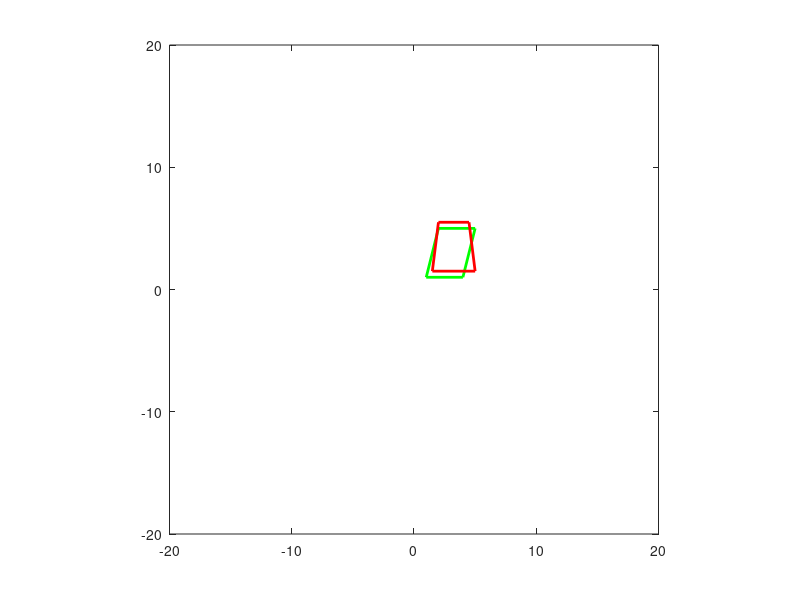

Source code (MATLAB): (Note: this script raises an error after producing the figure.)
clc
clear all

%% Coordinates and plot
% r1_x1=input('enter x1 value of 1st quad ='); r1_y1=input('enter y1 value of 1st quad =');
% r1_x2=input('enter x2 value of 1st quad ='); r1_y2=input('enter y2 value of 1st quad =');
% r1_x3=input('enter x3 value of 1st quad ='); r1_y3=input('enter y3 value of 1st quad =');
% r1_x4=input('enter x4 value of 1st quad ='); r1_y4=input('enter y4 value of 1st quad =');
% 
% r2_x1=input('enter x1 value of 2nd quad ='); r2_y1=input('enter y1 value of 2nd quad =');
% r2_x2=input('enter x2 value of 2nd quad ='); r2_y2=input('enter y2 value of 2nd quad =');
% r2_x3=input('enter x3 value of 2nd quad ='); r2_y3=input('enter y3 value of 2nd quad =');
% r2_x4=input('enter x4 value of 2nd quad ='); r2_y4=input('enter y4 value of 2nd quad =');
r1_x1=1;r1_y1=1;
r1_x2=2;r1_y2=5;
r1_x3=5;r1_y3=5;
r1_x4=4;r1_y4=1;

r2_x1=1.5;r2_y1=1.5;
r2_x2=2;r2_y2=5.5;
r2_x3=4.5;r2_y3=5.5;
r2_x4=5;r2_y4=1.5;

%  r1_x1=3;r1_y1=3;
%  r1_x2=4;r1_y2=8;
%  r1_x3=9;r1_y3=8;
%  r1_x4=6;r1_y4=3;
%  
%  r2_x1=3;r2_y1=3;
%  r2_x2=4;r2_y2=8;
%  r2_x3=9;r2_y3=8;
%  r2_x4=6;r2_y4=3;

plot([r1_x1 r1_x2],[r1_y1 r1_y2],'g','LineWidth',2);
hold on
plot([r1_x2 r1_x3],[r1_y2 r1_y3],'g','LineWidth',2);
hold on
plot([r1_x3 r1_x4],[r1_y3 r1_y4],'g','LineWidth',2);
hold on
plot([r1_x4 r1_x1],[r1_y4 r1_y1],'g','LineWidth',2);
hold on

plot([r2_x1 r2_x2],[r2_y1 r2_y2],'r','LineWidth',2);
hold on
plot([r2_x2 r2_x3],[r2_y2 r2_y3],'r','LineWidth',2);
hold on
plot([r2_x3 r2_x4],[r2_y3 r2_y4],'r','LineWidth',2);
hold on
plot([r2_x4 r2_x1],[r2_y4 r2_y1],'r','LineWidth',2);
hold on

axis('equal')
axis([-20 20 -20 20])

% Intersection points
IntersectionArray_X=[];
IntersectionArray_Y=[];

%% finding the 1st point of quad1 is lying inside the 2nd quadriateral or not
Dummy_X=[];
Dummy_y=[];
x0=21;
y0=r1_y1;
if (r1_x1==r2_x1 && r1_y1==r2_y1) || (r1_x1==r2_x2 && r1_y1==r2_y2)
    IntersectionArray_X(end+1)=r1_x1;
    IntersectionArray_Y(end+1)=r1_y1;
else
    sol=intersection_check(r1_x1,r1_y1,x0,y0,r2_x1,r2_y1,r2_x2,r2_y2);
    if max(r2_x2,r2_x1)>=round(sol(1),2) && round(sol(1),2)>=min(r2_x2,r2_x1) && max(r2_y2,r2_y1)>=round(sol(2),2) && round(sol(2),2)>=min(r2_y2,r2_y1)
        if max(x0,r1_x1)>=round(sol(1),2) && round(sol(1),2)>=min(x0,r1_x1) && max(y0,r1_y1)>=round(sol(2),2) && round(sol(2),2)>=min(y0,r1_y1)
            Dummy_X(end+1)=round(sol(1),2);
            Dummy_y(end+1)=round(sol(2),2);
        end
    end
end

if (r1_x1==r2_x2 && r1_y1==r2_y2) || (r1_x1==r2_x3 && r1_y1==r2_y3)
    IntersectionArray_X(end+1)=r1_x1;
    IntersectionArray_Y(end+1)=r1_y1;
else  
    sol=intersection_check(r1_x1,r1_y1,x0,y0,r2_x2,r2_y2,r2_x3,r2_y3);
    if max(r2_x2,r2_x3)>=round(sol(1),2) && round(sol(1),2)>=min(r2_x2,r2_x3) && max(r2_y2,r2_y3)>=round(sol(2),2) && round(sol(2),2)>=min(r2_y2,r2_y3)
        if max(x0,r1_x1)>=round(sol(1),2) && round(sol(1),2)>=min(x0,r1_x1) && max(y0,r1_y1)>=round(sol(2),2) && round(sol(2),2)>=min(y0,r1_y1)
            Dummy_X(end+1)=round(sol(1),2);
            Dummy_y(end+1)=round(sol(2),2);
        end
    end
end

if (r1_x1==r2_x3 && r1_y1==r2_y3) || (r1_x1==r2_x4 && r1_y1==r2_y4)
    IntersectionArray_X(end+1)=r1_x1;
    IntersectionArray_Y(end+1)=r1_y1;
else  
    sol=intersection_check(r1_x1,r1_y1,x0,y0,r2_x3,r2_y3,r2_x4,r2_y4);
    if max(r2_x4,r2_x3)>=round(sol(1),2) && round(sol(1),2)>=min(r2_x4,r2_x3) && max(r2_y4,r2_y3)>=round(sol(2),2) && round(sol(2),2)>=min(r2_y4,r2_y3)
        if max(x0,r1_x1)>=round(sol(1),2) && round(sol(1),2)>=min(x0,r1_x1) && max(y0,r1_y1)>=round(sol(2),2) && round(sol(2),2)>=min(y0,r1_y1)
            Dummy_X(end+1)=round(sol(1),2);
            Dummy_y(end+1)=round(sol(2),2);
        end
    end
end

if (r1_x1==r2_x4 && r1_y1==r2_y4) || (r1_x1==r2_x1 && r1_y1==r2_y1)
    IntersectionArray_X(end+1)=r1_x1;
    IntersectionArray_Y(end+1)=r1_y1;
else  
    sol=intersection_check(r1_x1,r1_y1,x0,y0,r2_x4,r2_y4,r2_x1,r2_y1);
    if max(r2_x4,r2_x1)>=round(sol(1),2) && round(sol(1),2)>=min(r2_x4,r2_x1) && max(r2_y4,r2_y1)>=round(sol(2),2) && round(sol(2),2)>=min(r2_y4,r2_y1)
        if max(x0,r1_x1)>=round(sol(1),2) && round(sol(1),2)>=min(x0,r1_x1) && max(y0,r1_y1)>=round(sol(2),2) && round(sol(2),2)>=min(y0,r1_y1)
            Dummy_X(end+1)=round(sol(1),2);
            Dummy_y(end+1)=round(sol(2),2);
        end
    end
end

% Remove the repeatation of intersection points from dummay
for i=1:length(Dummy_X)-1
    for j=i+1:length(Dummy_X)
        if Dummy_X(i)==Dummy_X(j) && Dummy_y(i)==Dummy_y(j)
            Dummy_X(j)=Inf;
            Dummy_y(j)=Inf;
        end
    end
end
Dummy_X1=[];
Dummy_y1=[];
for i=1:length(Dummy_X)
    if Dummy_X(i) ~= Inf
        Dummy_X1(end+1)=Dummy_X(i);
        Dummy_y1(end+1)=Dummy_y(i);
    end
end
if rem(length(Dummy_X1),2)~=0
    IntersectionArray_X(end+1)=r1_x1;
    IntersectionArray_Y(end+1)=r1_y1;
    plot(r1_x1,r1_y1,'r*','MarkerSize',3);
    hold on
end

%% Finding intersection of 1st line of 1st Quat with 2nd Quad
if (r1_x1==r2_x1 && r1_y1==r2_y1) || (r1_x1==r2_x2 && r1_y1==r2_y2)
    IntersectionArray_X(end+1)=r1_x1;
    IntersectionArray_Y(end+1)=r1_y1;    
elseif (r1_x2==r2_x1 && r1_y2==r2_y1) || (r1_x2==r2_x2 && r1_y2==r2_y2)
    IntersectionArray_X(end+1)=r1_x2;
    IntersectionArray_Y(end+1)=r1_y2;
else
    sol=intersection_check(r1_x1,r1_y1,r1_x2,r1_y2,r2_x1,r2_y1,r2_x2,r2_y2);
    if max(r2_x2,r2_x1)>=round(sol(1),2) && round(sol(1),2)>=min(r2_x2,r2_x1) && max(r2_y2,r2_y1)>=round(sol(2),2) && round(sol(2),2)>=min(r2_y2,r2_y1)
        if max(r1_x2,r1_x1)>=round(sol(1),2) && round(sol(1),2)>=min(r1_x2,r1_x1) && max(r1_y2,r1_y1)>=round(sol(2),2) && round(sol(2),2)>=min(r1_y2,r1_y1)
            IntersectionArray_X(end+1)=round(sol(1),2);
            IntersectionArray_Y(end+1)=round(sol(2),2);
            plot(round(sol(1),2),round(sol(2),2),'r*','MarkerSize',3);
            hold on
        end
    end
end

if (r1_x1==r2_x2 && r1_y1==r2_y2) || (r1_x1==r2_x3 && r1_y1==r2_y3)
    IntersectionArray_X(end+1)=r1_x1;
    IntersectionArray_Y(end+1)=r1_y1;    
elseif (r1_x2==r2_x2 && r1_y2==r2_y2) || (r1_x2==r2_x3 && r1_y2==r2_y3)
    IntersectionArray_X(end+1)=r1_x2;
    IntersectionArray_Y(end+1)=r1_y2;
else
    sol=intersection_check(r1_x1,r1_y1,r1_x2,r1_y2,r2_x2,r2_y2,r2_x3,r2_y3);
    if max(r2_x2,r2_x3)>=round(sol(1),2) && round(sol(1),2)>=min(r2_x2,r2_x3) && max(r2_y2,r2_y3)>=round(sol(2),2) && round(sol(2),2)>=min(r2_y2,r2_y3)
        if max(r1_x2,r1_x1)>=round(sol(1),2) && round(sol(1),2)>=min(r1_x2,r1_x1) && max(r1_y2,r1_y1)>=round(sol(2),2) && round(sol(2),2)>=min(r1_y2,r1_y1)
            IntersectionArray_X(end+1)=round(sol(1),2);
            IntersectionArray_Y(end+1)=round(sol(2),2);
            plot(round(sol(1),2),round(sol(2),2),'r*','MarkerSize',3);
            hold on
        end
    end
end

if (r1_x1==r2_x3 && r1_y1==r2_y3) || (r1_x1==r2_x4 && r1_y1==r2_y4)
    IntersectionArray_X(end+1)=r1_x1;
    IntersectionArray_Y(end+1)=r1_y1;    
elseif (r1_x2==r2_x3 && r1_y2==r2_y3) || (r1_x2==r2_x4 && r1_y2==r2_y4)
    IntersectionArray_X(end+1)=r1_x2;
    IntersectionArray_Y(end+1)=r1_y2;
else
    sol=intersection_check(r1_x1,r1_y1,r1_x2,r1_y2,r2_x3,r2_y3,r2_x4,r2_y4);
    if max(r2_x4,r2_x3)>=round(sol(1),2) && round(sol(1),2)>=min(r2_x4,r2_x3) && max(r2_y4,r2_y3)>=round(sol(2),2) && round(sol(2),2)>=min(r2_y4,r2_y3)
        if max(r1_x2,r1_x1)>=round(sol(1),2) && round(sol(1),2)>=min(r1_x2,r1_x1) && max(r1_y2,r1_y1)>=round(sol(2),2) && round(sol(2),2)>=min(r1_y2,r1_y1)
            IntersectionArray_X(end+1)=round(sol(1),2);
            IntersectionArray_Y(end+1)=round(sol(2),2);
            plot(round(sol(1),2),round(sol(2),2),'r*','MarkerSize',3);
            hold on
        end
    end
end

if (r1_x1==r2_x4 && r1_y1==r2_y4) || (r1_x1==r2_x1 && r1_y1==r2_y1)
    IntersectionArray_X(end+1)=r1_x1;
    IntersectionArray_Y(end+1)=r1_y1;    
elseif (r1_x2==r2_x4 && r1_y2==r2_y4) || (r1_x2==r2_x1 && r1_y2==r2_y1)
    IntersectionArray_X(end+1)=r1_x2;
    IntersectionArray_Y(end+1)=r1_y2;
else
    sol=intersection_check(r1_x1,r1_y1,r1_x2,r1_y2,r2_x4,r2_y4,r2_x1,r2_y1);
    if max(r2_x4,r2_x1)>=round(sol(1),2) && round(sol(1),2)>=min(r2_x4,r2_x1) && max(r2_y4,r2_y1)>=round(sol(2),2) && round(sol(2),2)>=min(r2_y4,r2_y1)
        if max(r1_x2,r1_x1)>=round(sol(1),2) && round(sol(1),2)>=min(r1_x2,r1_x1) && max(r1_y2,r1_y1)>=round(sol(2),2) && round(sol(2),2)>=min(r1_y2,r1_y1)
            IntersectionArray_X(end+1)=round(sol(1),2);
            IntersectionArray_Y(end+1)=round(sol(2),2);
            plot(round(sol(1),2),round(sol(2),2),'r*','MarkerSize',3);
            hold on
        end
    end
end

%% finding the 2nd point of quad1 is lying inside the 2nd quadriateral or not
Dummy_X=[];
Dummy_y=[];
x0=21;
y0=r1_y2;

if (r1_x2==r2_x1 && r1_y2==r2_y1) || (r1_x2==r2_x2 && r1_y2==r2_y2)
    IntersectionArray_X(end+1)=r1_x2;
    IntersectionArray_Y(end+1)=r1_y2;
else  
    sol=intersection_check(r1_x2,r1_y2,x0,y0,r2_x1,r2_y1,r2_x2,r2_y2);
    if max(r2_x2,r2_x1)>=round(sol(1),2) && round(sol(1),2)>=min(r2_x2,r2_x1) && max(r2_y2,r2_y1)>=round(sol(2),2) && round(sol(2),2)>=min(r2_y2,r2_y1)
        if max(x0,r1_x2)>=round(sol(1),2) && round(sol(1),2)>=min(x0,r1_x2) && max(y0,r1_y2)>=round(sol(2),2) && round(sol(2),2)>=min(y0,r1_y2)
            Dummy_X(end+1)=round(sol(1),2);
            Dummy_y(end+1)=round(sol(2),2);
        end
    end
end

if (r1_x2==r2_x2 && r1_y2==r2_y2) || (r1_x2==r2_x3 && r1_y2==r2_y3)
    IntersectionArray_X(end+1)=r1_x2;
    IntersectionArray_Y(end+1)=r1_y2;
else  
    sol=intersection_check(r1_x2,r1_y2,x0,y0,r2_x2,r2_y2,r2_x3,r2_y3);
    if max(r2_x2,r2_x3)>=round(sol(1),2) && round(sol(1),2)>=min(r2_x2,r2_x3) && max(r2_y2,r2_y3)>=round(sol(2),2) && round(sol(2),2)>=min(r2_y2,r2_y3)
        if max(x0,r1_x2)>=round(sol(1),2) && round(sol(1),2)>=min(x0,r1_x2) && max(y0,r1_y2)>=round(sol(2),2) && round(sol(2),2)>=min(y0,r1_y2)
            Dummy_X(end+1)=round(sol(1),2);
            Dummy_y(end+1)=round(sol(2),2);
        end
    end
end

if (r1_x2==r2_x3 && r1_y2==r2_y3) || (r1_x2==r2_x4 && r1_y2==r2_y4)
    IntersectionArray_X(end+1)=r1_x2;
    IntersectionArray_Y(end+1)=r1_y2;
else  
    sol=intersection_check(r1_x2,r1_y2,x0,y0,r2_x3,r2_y3,r2_x4,r2_y4);
    if max(r2_x4,r2_x3)>=round(sol(1),2) && round(sol(1),2)>=min(r2_x4,r2_x3) && max(r2_y4,r2_y3)>=round(sol(2),2) && round(sol(2),2)>=min(r2_y4,r2_y3)
        if max(x0,r1_x2)>=round(sol(1),2) && round(sol(1),2)>=min(x0,r1_x2) && max(y0,r1_y2)>=round(sol(2),2) && round(sol(2),2)>=min(y0,r1_y2)
            Dummy_X(end+1)=round(sol(1),2);
            Dummy_y(end+1)=round(sol(2),2);
        end
    end
end

if (r1_x2==r2_x4 && r1_y2==r2_y4) || (r1_x2==r2_x1 && r1_y2==r2_y1)
    IntersectionArray_X(end+1)=r1_x2;
    IntersectionArray_Y(end+1)=r1_y2;
else 
    sol=intersection_check(r1_x2,r1_y2,x0,y0,r2_x4,r2_y4,r2_x1,r2_y1);
    if max(r2_x4,r2_x1)>=round(sol(1),2) && round(sol(1),2)>=min(r2_x4,r2_x1) && max(r2_y4,r2_y1)>=round(sol(2),2) && round(sol(2),2)>=min(r2_y4,r2_y1)
        if max(x0,r1_x2)>=round(sol(1),2) && round(sol(1),2)>=min(x0,r1_x2) && max(y0,r1_y2)>=round(sol(2),2) && round(sol(2),2)>=min(y0,r1_y2)
            Dummy_X(end+1)=round(sol(1),2);
            Dummy_y(end+1)=round(sol(2),2);
        end
    end
end

% Remove the repeatation of intersection points from dummay
for i=1:length(Dummy_X)-1
    for j=i+1:length(Dummy_X)
        if Dummy_X(i)==Dummy_X(j) && Dummy_y(i)==Dummy_y(j)
            Dummy_X(j)=Inf;
            Dummy_y(j)=Inf;
        end
    end
end
Dummy_X1=[];
Dummy_y1=[];
for i=1:length(Dummy_X)
    if Dummy_X(i) ~= Inf
        Dummy_X1(end+1)=Dummy_X(i);
        Dummy_y1(end+1)=Dummy_y(i);
    end
end
if rem(length(Dummy_X1),2)~=0
    IntersectionArray_X(end+1)=r1_x2;
    IntersectionArray_Y(end+1)=r1_y2;
    plot(r1_x2,r1_y2,'r*','MarkerSize',3);
    hold on
end

%% Finding intersection of 2nd line of 1st Quat with 2nd Quad
if (r1_x2==r2_x1 && r1_y2==r2_y1) || (r1_x2==r2_x2 && r1_y2==r2_y2)
    IntersectionArray_X(end+1)=r1_x2;
    IntersectionArray_Y(end+1)=r1_y2;    
elseif (r1_x3==r2_x1 && r1_y3==r2_y1) || (r1_x3==r2_x2 && r1_y3==r2_y2)
    IntersectionArray_X(end+1)=r1_x3;
    IntersectionArray_Y(end+1)=r1_y3;
else
    sol=intersection_check(r1_x2,r1_y2,r1_x3,r1_y3,r2_x1,r2_y1,r2_x2,r2_y2);
    if max(r2_x2,r2_x1)>=round(sol(1),2) && round(sol(1),2)>=min(r2_x2,r2_x1) && max(r2_y2,r2_y1)>=round(sol(2),2) && round(sol(2),2)>=min(r2_y2,r2_y1)
        if max(r1_x3,r1_x2)>=round(sol(1),2) && round(sol(1),2)>=min(r1_x3,r1_x2) && max(r1_y3,r1_y2)>=round(sol(2),2) && round(sol(2),2)>=min(r1_y3,r1_y2)
            IntersectionArray_X(end+1)=round(sol(1),2);
            IntersectionArray_Y(end+1)=round(sol(2),2);
            plot(round(sol(1),2),round(sol(2),2),'r*','MarkerSize',3);
            hold on
        end
    end
end

if (r1_x2==r2_x2 && r1_y2==r2_y2) || (r1_x2==r2_x3 && r1_y2==r2_y3)
    IntersectionArray_X(end+1)=r1_x2;
    IntersectionArray_Y(end+1)=r1_y2;    
elseif (r1_x3==r2_x2 && r1_y3==r2_y2) || (r1_x3==r2_x3 && r1_y3==r2_y3)
    IntersectionArray_X(end+1)=r1_x3;
    IntersectionArray_Y(end+1)=r1_y3;
else
    sol=intersection_check(r1_x2,r1_y2,r1_x3,r1_y3,r2_x2,r2_y2,r2_x3,r2_y3);
    if max(r2_x2,r2_x3)>=round(sol(1),2) && round(sol(1),2)>=min(r2_x2,r2_x3) && max(r2_y2,r2_y3)>=round(sol(2),2) && round(sol(2),2)>=min(r2_y2,r2_y3)
        if max(r1_x3,r1_x2)>=round(sol(1),2) && round(sol(1),2)>=min(r1_x3,r1_x2) && max(r1_y3,r1_y2)>=round(sol(2),2) && round(sol(2),2)>=min(r1_y3,r1_y2)
            IntersectionArray_X(end+1)=round(sol(1),2);
            IntersectionArray_Y(end+1)=round(sol(2),2);
            plot(round(sol(1),2),round(sol(2),2),'r*','MarkerSize',3);
            hold on
        end
    end
end

if (r1_x2==r2_x3 && r1_y2==r2_y3) || (r1_x2==r2_x4 && r1_y2==r2_y4)
    IntersectionArray_X(end+1)=r1_x2;
    IntersectionArray_Y(end+1)=r1_y2;    
elseif (r1_x3==r2_x3 && r1_y3==r2_y3) || (r1_x3==r2_x4 && r1_y3==r2_y4)
    IntersectionArray_X(end+1)=r1_x3;
    IntersectionArray_Y(end+1)=r1_y3;
else
    sol=intersection_check(r1_x2,r1_y2,r1_x3,r1_y3,r2_x3,r2_y3,r2_x4,r2_y4);
    if max(r2_x4,r2_x3)>=round(sol(1),2) && round(sol(1),2)>=min(r2_x4,r2_x3) && max(r2_y4,r2_y3)>=round(sol(2),2) && round(sol(2),2)>=min(r2_y4,r2_y3)
        if max(r1_x3,r1_x2)>=round(sol(1),2) && round(sol(1),2)>=min(r1_x3,r1_x2) && max(r1_y3,r1_y2)>=round(sol(2),2) && round(sol(2),2)>=min(r1_y3,r1_y2)
            IntersectionArray_X(end+1)=round(sol(1),2);
            IntersectionArray_Y(end+1)=round(sol(2),2);
            plot(round(sol(1),2),round(sol(2),2),'r*','MarkerSize',3);
            hold on
        end
    end
end

if (r1_x2==r2_x4 && r1_y2==r2_y4) || (r1_x2==r2_x1 && r1_y2==r2_y1)
    IntersectionArray_X(end+1)=r1_x2;
    IntersectionArray_Y(end+1)=r1_y2;    
elseif (r1_x3==r2_x4 && r1_y3==r2_y4) || (r1_x3==r2_x1 && r1_y3==r2_y1)
    IntersectionArray_X(end+1)=r1_x3;
    IntersectionArray_Y(end+1)=r1_y3;
else
    sol=intersection_check(r1_x2,r1_y2,r1_x3,r1_y3,r2_x4,r2_y4,r2_x1,r2_y1);
    if max(r2_x4,r2_x1)>=round(sol(1),2) && round(sol(1),2)>=min(r2_x4,r2_x1) && max(r2_y4,r2_y1)>=round(sol(2),2) && round(sol(2),2)>=min(r2_y4,r2_y1)
        if max(r1_x3,r1_x2)>=round(sol(1),2) && round(sol(1),2)>=min(r1_x3,r1_x2) && max(r1_y3,r1_y2)>=round(sol(2),2) && round(sol(2),2)>=min(r1_y3,r1_y2)
            IntersectionArray_X(end+1)=round(sol(1),2);
            IntersectionArray_Y(end+1)=round(sol(2),2);
            plot(round(sol(1),2),round(sol(2),2),'r*','MarkerSize',3);
            hold on
        end
    end
end

%% finding the 3rd point of quad1 is lying inside the 2nd quadriateral or not
Dummy_X=[];
Dummy_y=[];
x0=21;
y0=r1_y3;

if (r1_x3==r2_x1 && r1_y3==r2_y1) || (r1_x3==r2_x2 && r1_y3==r2_y2)
    IntersectionArray_X(end+1)=r1_x3;
    IntersectionArray_Y(end+1)=r1_y3;
else 
    sol=intersection_check(r1_x3,r1_y3,x0,y0,r2_x1,r2_y1,r2_x2,r2_y2);
    if max(r2_x2,r2_x1)>=round(sol(1),2) && round(sol(1),2)>=min(r2_x2,r2_x1) && max(r2_y2,r2_y1)>=round(sol(2),2) && round(sol(2),2)>=min(r2_y2,r2_y1)
        if max(x0,r1_x3)>=round(sol(1),2) && round(sol(1),2)>=min(x0,r1_x3) && max(y0,r1_y3)>=round(sol(2),2) && round(sol(2),2)>=min(y0,r1_y3)
            Dummy_X(end+1)=round(sol(1),2);
            Dummy_y(end+1)=round(sol(2),2);
        end
    end
end

if (r1_x3==r2_x2 && r1_y3==r2_y2) || (r1_x3==r2_x3 && r1_y3==r2_y3)
    IntersectionArray_X(end+1)=r1_x3;
    IntersectionArray_Y(end+1)=r1_y3;
else 
    sol=intersection_check(r1_x3,r1_y3,x0,y0,r2_x2,r2_y2,r2_x3,r2_y3);
    if max(r2_x2,r2_x3)>=round(sol(1),2) && round(sol(1),2)>=min(r2_x2,r2_x3) && max(r2_y2,r2_y3)>=round(sol(2),2) && round(sol(2),2)>=min(r2_y2,r2_y3)
        if max(x0,r1_x3)>=round(sol(1),2) && round(sol(1),2)>=min(x0,r1_x3) && max(y0,r1_y3)>=round(sol(2),2) && round(sol(2),2)>=min(y0,r1_y3)
            Dummy_X(end+1)=round(sol(1),2);
            Dummy_y(end+1)=round(sol(2),2);
        end
    end
end

if (r1_x3==r2_x3 && r1_y3==r2_y3) || (r1_x3==r2_x4 && r1_y3==r2_y4)
    IntersectionArray_X(end+1)=r1_x3;
    IntersectionArray_Y(end+1)=r1_y3;
else 
    sol=intersection_check(r1_x3,r1_y3,x0,y0,r2_x3,r2_y3,r2_x4,r2_y4);
    if max(r2_x4,r2_x3)>=round(sol(1),2) && round(sol(1),2)>=min(r2_x4,r2_x3) && max(r2_y4,r2_y3)>=round(sol(2),2) && round(sol(2),2)>=min(r2_y4,r2_y3)
        if max(x0,r1_x3)>=round(sol(1),2) && round(sol(1),2)>=min(x0,r1_x3) && max(y0,r1_y3)>=round(sol(2),2) && round(sol(2),2)>=min(y0,r1_y3)
            Dummy_X(end+1)=round(sol(1),2);
            Dummy_y(end+1)=round(sol(2),2);
        end
    end
end

if (r1_x3==r2_x4 && r1_y3==r2_y4) || (r1_x3==r2_x1 && r1_y3==r2_y1)
    IntersectionArray_X(end+1)=r1_x3;
    IntersectionArray_Y(end+1)=r1_y3;
else 
    sol=intersection_check(r1_x3,r1_y3,x0,y0,r2_x4,r2_y4,r2_x1,r2_y1);
    if max(r2_x4,r2_x1)>=round(sol(1),2) && round(sol(1),2)>=min(r2_x4,r2_x1) && max(r2_y4,r2_y1)>=round(sol(2),2) && round(sol(2),2)>=min(r2_y4,r2_y1)
        if max(x0,r1_x3)>=round(sol(1),2) && round(sol(1),2)>=min(x0,r1_x3) && max(y0,r1_y3)>=round(sol(2),2) && round(sol(2),2)>=min(y0,r1_y3)
            Dummy_X(end+1)=round(sol(1),2);
            Dummy_y(end+1)=round(sol(2),2);
        end
    end
end

% Remove the repeatation of intersection points from dummay
for i=1:length(Dummy_X)-1
    for j=i+1:length(Dummy_X)
        if Dummy_X(i)==Dummy_X(j) && Dummy_y(i)==Dummy_y(j)
            Dummy_X(j)=Inf;
            Dummy_y(j)=Inf;
        end
    end
end
Dummy_X1=[];
Dummy_y1=[];
for i=1:length(Dummy_X)
    if Dummy_X(i) ~= Inf
        Dummy_X1(end+1)=Dummy_X(i);
        Dummy_y1(end+1)=Dummy_y(i);
    end
end
if rem(length(Dummy_X1),2)~=0
    IntersectionArray_X(end+1)=r1_x3;
    IntersectionArray_Y(end+1)=r1_y3;
    plot(r1_x3,r1_y3,'r*','MarkerSize',3);
    hold on
end

%% Finding intersection of 3rd line of 1st Quat with 2nd Quad
if (r1_x3==r2_x1 && r1_y3==r2_y1) || (r1_x3==r2_x2 && r1_y3==r2_y2)
    IntersectionArray_X(end+1)=r1_x3;
    IntersectionArray_Y(end+1)=r1_y3;    
elseif (r1_x4==r2_x1 && r1_y4==r2_y1) || (r1_x4==r2_x2 && r1_y4==r2_y2)
    IntersectionArray_X(end+1)=r1_x4;
    IntersectionArray_Y(end+1)=r1_y4;
else
    sol=intersection_check(r1_x3,r1_y3,r1_x4,r1_y4,r2_x1,r2_y1,r2_x2,r2_y2);
    if max(r2_x2,r2_x1)>=round(sol(1),2) && round(sol(1),2)>=min(r2_x2,r2_x1) && max(r2_y2,r2_y1)>=round(sol(2),2) && round(sol(2),2)>=min(r2_y2,r2_y1)
        if max(r1_x4,r1_x3)>=round(sol(1),2) && round(sol(1),2)>=min(r1_x4,r1_x3) && max(r1_y4,r1_y3)>=round(sol(2),2) && round(sol(2),2)>=min(r1_y4,r1_y3)
            IntersectionArray_X(end+1)=round(sol(1),2);
            IntersectionArray_Y(end+1)=round(sol(2),2);
            plot(round(sol(1),2),round(sol(2),2),'r*','MarkerSize',3);
            hold on
        end
    end
end

if (r1_x3==r2_x2 && r1_y3==r2_y2) || (r1_x3==r2_x3 && r1_y3==r2_y3)
    IntersectionArray_X(end+1)=r1_x3;
    IntersectionArray_Y(end+1)=r1_y3;    
elseif (r1_x4==r2_x2 && r1_y4==r2_y2) || (r1_x4==r2_x3 && r1_y4==r2_y3)
    IntersectionArray_X(end+1)=r1_x4;
    IntersectionArray_Y(end+1)=r1_y4;
else
    sol=intersection_check(r1_x3,r1_y3,r1_x4,r1_y4,r2_x2,r2_y2,r2_x3,r2_y3);
    if max(r2_x2,r2_x3)>=round(sol(1),2) && round(sol(1),2)>=min(r2_x2,r2_x3) && max(r2_y2,r2_y3)>=round(sol(2),2) && round(sol(2),2)>=min(r2_y2,r2_y3)
        if max(r1_x4,r1_x3)>=round(sol(1),2) && round(sol(1),2)>=min(r1_x4,r1_x3) && max(r1_y4,r1_y3)>=round(sol(2),2) && round(sol(2),2)>=min(r1_y4,r1_y3)
            IntersectionArray_X(end+1)=round(sol(1),2);
            IntersectionArray_Y(end+1)=round(sol(2),2);
            plot(round(sol(1),2),round(sol(2),2),'r*','MarkerSize',3);
            hold on
        end
    end
end

if (r1_x3==r2_x3 && r1_y3==r2_y3) || (r1_x3==r2_x4 && r1_y3==r2_y4)
    IntersectionArray_X(end+1)=r1_x3;
    IntersectionArray_Y(end+1)=r1_y3;    
elseif (r1_x4==r2_x3 && r1_y4==r2_y3) || (r1_x4==r2_x4 && r1_y4==r2_y4)
    IntersectionArray_X(end+1)=r1_x4;
    IntersectionArray_Y(end+1)=r1_y4;
else
    sol=intersection_check(r1_x3,r1_y3,r1_x4,r1_y4,r2_x3,r2_y3,r2_x4,r2_y4);
    if max(r2_x4,r2_x3)>=round(sol(1),2) && round(sol(1),2)>=min(r2_x4,r2_x3) && max(r2_y4,r2_y3)>=round(sol(2),2) && round(sol(2),2)>=min(r2_y4,r2_y3)
        if max(r1_x4,r1_x3)>=round(sol(1),2) && round(sol(1),2)>=min(r1_x4,r1_x3) && max(r1_y4,r1_y3)>=round(sol(2),2) && round(sol(2),2)>=min(r1_y4,r1_y3)
            IntersectionArray_X(end+1)=round(sol(1),2);
            IntersectionArray_Y(end+1)=round(sol(2),2);
            plot(round(sol(1),2),round(sol(2),2),'r*','MarkerSize',3);
            hold on
        end
    end
end

if (r1_x3==r2_x4 && r1_y3==r2_y4) || (r1_x3==r2_x1 && r1_y3==r2_y1)
    IntersectionArray_X(end+1)=r1_x3;
    IntersectionArray_Y(end+1)=r1_y3;    
elseif (r1_x4==r2_x4 && r1_y4==r2_y4) || (r1_x4==r2_x1 && r1_y4==r2_y1)
    IntersectionArray_X(end+1)=r1_x4;
    IntersectionArray_Y(end+1)=r1_y4;
else
    sol=intersection_check(r1_x3,r1_y3,r1_x4,r1_y4,r2_x4,r2_y4,r2_x1,r2_y1);
    if max(r2_x4,r2_x1)>=round(sol(1),2) && round(sol(1),2)>=min(r2_x4,r2_x1) && max(r2_y4,r2_y1)>=round(sol(2),2) && round(sol(2),2)>=min(r2_y4,r2_y1)
        if max(r1_x4,r1_x3)>=round(sol(1),2) && round(sol(1),2)>=min(r1_x4,r1_x3) && max(r1_y4,r1_y3)>=round(sol(2),2) && round(sol(2),2)>=min(r1_y4,r1_y3)
            IntersectionArray_X(end+1)=round(sol(1),2);
            IntersectionArray_Y(end+1)=round(sol(2),2);
            plot(round(sol(1),2),round(sol(2),2),'r*','MarkerSize',3);
            hold on
        end
    end
end

%% finding the 4th point of quad1 is lying inside the 2nd quadriateral or not
Dummy_X=[];
Dummy_y=[];
x0=21;
y0=r1_y4;

if (r1_x4==r2_x1 && r1_y4==r2_y1) || (r1_x4==r2_x2 && r1_y4==r2_y2)
    IntersectionArray_X(end+1)=r1_x4;
    IntersectionArray_Y(end+1)=r1_y4;
else 
    sol=intersection_check(r1_x4,r1_y4,x0,y0,r2_x1,r2_y1,r2_x2,r2_y2);
    if max(r2_x2,r2_x1)>=round(sol(1),2) && round(sol(1),2)>=min(r2_x2,r2_x1) && max(r2_y2,r2_y1)>=round(sol(2),2) && round(sol(2),2)>=min(r2_y2,r2_y1)
        if max(x0,r1_x4)>=round(sol(1),2) && round(sol(1),2)>=min(x0,r1_x4) && max(y0,r1_y4)>=round(sol(2),2) && round(sol(2),2)>=min(y0,r1_y4)
            Dummy_X(end+1)=round(sol(1),2);
            Dummy_y(end+1)=round(sol(2),2);
        end
    end
end

if (r1_x4==r2_x2 && r1_y4==r2_y2) || (r1_x4==r2_x3 && r1_y4==r2_y3)
    IntersectionArray_X(end+1)=r1_x4;
    IntersectionArray_Y(end+1)=r1_y4;
else
    sol=intersection_check(r1_x4,r1_y4,x0,y0,r2_x2,r2_y2,r2_x3,r2_y3);
    if max(r2_x2,r2_x3)>=round(sol(1),2) && round(sol(1),2)>=min(r2_x2,r2_x3) && max(r2_y2,r2_y3)>=round(sol(2),2) && round(sol(2),2)>=min(r2_y2,r2_y3)
        if max(x0,r1_x4)>=round(sol(1),2) && round(sol(1),2)>=min(x0,r1_x4) && max(y0,r1_y4)>=round(sol(2),2) && round(sol(2),2)>=min(y0,r1_y4)
            Dummy_X(end+1)=round(sol(1),2);
            Dummy_y(end+1)=round(sol(2),2);
        end
    end
end

if (r1_x4==r2_x3 && r1_y4==r2_y3) || (r1_x4==r2_x4 && r1_y4==r2_y4)
    IntersectionArray_X(end+1)=r1_x4;
    IntersectionArray_Y(end+1)=r1_y4;
else
    sol=intersection_check(r1_x4,r1_y4,x0,y0,r2_x3,r2_y3,r2_x4,r2_y4);
    if max(r2_x4,r2_x3)>=round(sol(1),2) && round(sol(1),2)>=min(r2_x4,r2_x3) && max(r2_y4,r2_y3)>=round(sol(2),2) && round(sol(2),2)>=min(r2_y4,r2_y3)
        if max(x0,r1_x4)>=round(sol(1),2) && round(sol(1),2)>=min(x0,r1_x4) && max(y0,r1_y4)>=round(sol(2),2) && round(sol(2),2)>=min(y0,r1_y4)
            Dummy_X(end+1)=round(sol(1),2);
            Dummy_y(end+1)=round(sol(2),2);
        end
    end
end

if (r1_x4==r2_x4 && r1_y4==r2_y4) || (r1_x4==r2_x1 && r1_y4==r2_y1)
    IntersectionArray_X(end+1)=r1_x4;
    IntersectionArray_Y(end+1)=r1_y4;
else
    sol=intersection_check(r1_x4,r1_y4,x0,y0,r2_x4,r2_y4,r2_x1,r2_y1);
    if max(r2_x4,r2_x1)>=round(sol(1),2) && round(sol(1),2)>=min(r2_x4,r2_x1) && max(r2_y4,r2_y1)>=round(sol(2),2) && round(sol(2),2)>=min(r2_y4,r2_y1)
        if max(x0,r1_x4)>=round(sol(1),2) && round(sol(1),2)>=min(x0,r1_x4) && max(y0,r1_y4)>=round(sol(2),2) && round(sol(2),2)>=min(y0,r1_y4)
            Dummy_X(end+1)=round(sol(1),2);
            Dummy_y(end+1)=round(sol(2),2);
        end
    end
end

% Remove the repeatation of intersection points from dummay
for i=1:length(Dummy_X)-1
    for j=i+1:length(Dummy_X)
        if Dummy_X(i)==Dummy_X(j) && Dummy_y(i)==Dummy_y(j)
            Dummy_X(j)=Inf;
            Dummy_y(j)=Inf;
        end
    end
end
Dummy_X1=[];
Dummy_y1=[];
for i=1:length(Dummy_X)
    if Dummy_X(i) ~= Inf
        Dummy_X1(end+1)=Dummy_X(i);
        Dummy_y1(end+1)=Dummy_y(i);
    end
end
if rem(length(Dummy_X1),2)~=0
    IntersectionArray_X(end+1)=r1_x4;
    IntersectionArray_Y(end+1)=r1_y4;
    plot(r1_x4,r1_y4,'r*','MarkerSize',3);
    hold on
end

%% Finding intersection of 4th line of 1st Quat with 2nd Quad
if (r1_x4==r2_x1 && r1_y4==r2_y1) || (r1_x4==r2_x2 && r1_y4==r2_y2)
    IntersectionArray_X(end+1)=r1_x4;
    IntersectionArray_Y(end+1)=r1_y4;    
elseif (r1_x1==r2_x1 && r1_y1==r2_y1) || (r1_x1==r2_x2 && r1_y1==r2_y2)
    IntersectionArray_X(end+1)=r1_x1;
    IntersectionArray_Y(end+1)=r1_y1;
else
    sol=intersection_check(r1_x4,r1_y4,r1_x1,r1_y1,r2_x1,r2_y1,r2_x2,r2_y2);
    if max(r2_x2,r2_x1)>=round(sol(1),2) && round(sol(1),2)>=min(r2_x2,r2_x1) && max(r2_y2,r2_y1)>=round(sol(2),2) && round(sol(2),2)>=min(r2_y2,r2_y1)
        if max(r1_x1,r1_x4)>=round(sol(1),2) && round(sol(1),2)>=min(r1_x1,r1_x4) && max(r1_y1,r1_y4)>=round(sol(2),2) && round(sol(2),2)>=min(r1_y1,r1_y4)
            IntersectionArray_X(end+1)=round(sol(1),2);
            IntersectionArray_Y(end+1)=round(sol(2),2);
            plot(round(sol(1),2),round(sol(2),2),'r*','MarkerSize',3);
            hold on
        end
    end
end

if (r1_x4==r2_x2 && r1_y4==r2_y2) || (r1_x4==r2_x3 && r1_y4==r2_y3)
    IntersectionArray_X(end+1)=r1_x4;
    IntersectionArray_Y(end+1)=r1_y4;    
elseif (r1_x1==r2_x2 && r1_y1==r2_y2) || (r1_x1==r2_x3 && r1_y1==r2_y3)
    IntersectionArray_X(end+1)=r1_x1;
    IntersectionArray_Y(end+1)=r1_y1;
else
    sol=intersection_check(r1_x4,r1_y4,r1_x1,r1_y1,r2_x2,r2_y2,r2_x3,r2_y3);
    if max(r2_x2,r2_x3)>=round(sol(1),2) && round(sol(1),2)>=min(r2_x2,r2_x3) && max(r2_y2,r2_y3)>=round(sol(2),2) && round(sol(2),2)>=min(r2_y2,r2_y3)
        if max(r1_x1,r1_x4)>=round(sol(1),2) && round(sol(1),2)>=min(r1_x1,r1_x4) && max(r1_y1,r1_y4)>=round(sol(2),2) && round(sol(2),2)>=min(r1_y1,r1_y4)
            IntersectionArray_X(end+1)=round(sol(1),2);
            IntersectionArray_Y(end+1)=round(sol(2),2);
            plot(round(sol(1),2),round(sol(2),2),'r*','MarkerSize',3);
            hold on
        end
    end
end

if (r1_x4==r2_x3 && r1_y4==r2_y3) || (r1_x4==r2_x4 && r1_y4==r2_y4)
    IntersectionArray_X(end+1)=r1_x4;
    IntersectionArray_Y(end+1)=r1_y4;    
elseif (r1_x1==r2_x3 && r1_y1==r2_y3) || (r1_x1==r2_x4 && r1_y1==r2_y4)
    IntersectionArray_X(end+1)=r1_x1;
    IntersectionArray_Y(end+1)=r1_y1;
else
    sol=intersection_check(r1_x4,r1_y4,r1_x1,r1_y1,r2_x3,r2_y3,r2_x4,r2_y4);
    if max(r2_x4,r2_x3)>=round(sol(1),2) && round(sol(1),2)>=min(r2_x4,r2_x3) && max(r2_y4,r2_y3)>=round(sol(2),2) && round(sol(2),2)>=min(r2_y4,r2_y3)
        if max(r1_x1,r1_x4)>=round(sol(1),2) && round(sol(1),2)>=min(r1_x1,r1_x4) && max(r1_y1,r1_y4)>=round(sol(2),2) && round(sol(2),2)>=min(r1_y1,r1_y4)
            IntersectionArray_X(end+1)=round(sol(1),2);
            IntersectionArray_Y(end+1)=round(sol(2),2);
            plot(round(sol(1),2),round(sol(2),2),'r*','MarkerSize',3);
            hold on
        end
    end
end

if (r1_x4==r2_x4 && r1_y4==r2_y4) || (r1_x4==r2_x1 && r1_y4==r2_y1)
    IntersectionArray_X(end+1)=r1_x4;
    IntersectionArray_Y(end+1)=r1_y4;    
elseif (r1_x1==r2_x4 && r1_y1==r2_y4) || (r1_x1==r2_x1 && r1_y1==r2_y1)
    IntersectionArray_X(end+1)=r1_x1;
    IntersectionArray_Y(end+1)=r1_y1;
else
    sol=intersection_check(r1_x4,r1_y4,r1_x1,r1_y1,r2_x4,r2_y4,r2_x1,r2_y1);
    if max(r2_x4,r2_x1)>=round(sol(1),2) && round(sol(1),2)>=min(r2_x4,r2_x1) && max(r2_y4,r2_y1)>=round(sol(2),2) && round(sol(2),2)>=min(r2_y4,r2_y1)
        if max(r1_x1,r1_x4)>=round(sol(1),2) && round(sol(1),2)>=min(r1_x1,r1_x4) && max(r1_y1,r1_y4)>=round(sol(2),2) && round(sol(2),2)>=min(r1_y1,r1_y4)
            IntersectionArray_X(end+1)=round(sol(1),2);
            IntersectionArray_Y(end+1)=round(sol(2),2);
            plot(round(sol(1),2),round(sol(2),2),'r*','MarkerSize',3);
            hold on
        end
    end
end

%% finding the 1st point of quad2 is lying inside the 1st quadriateral or not
Dummy_X=[];
Dummy_y=[];
x0=21;
y0=r2_y1;

sol=intersection_check(r1_x1,r1_y1,r1_x2,r1_y2,r2_x1,r2_y1,x0,y0);
if max(x0,r2_x1)>=round(sol(1),2) && round(sol(1),2)>=min(x0,r2_x1) && max(y0,r2_y1)>=round(sol(2),2) && round(sol(2),2)>=min(y0,r2_y1)
    if max(r1_x2,r1_x1)>=round(sol(1),2) && round(sol(1),2)>=min(r1_x2,r1_x1) && max(r1_y2,r1_y1)>=round(sol(2),2) && round(sol(2),2)>=min(r1_y2,r1_y1)
        Dummy_X(end+1)=round(sol(1),2);
        Dummy_y(end+1)=round(sol(2),2);
    end
end

sol=intersection_check(r1_x2,r1_y2,r1_x3,r1_y3,r2_x1,r2_y1,x0,y0);
if max(x0,r2_x1)>=round(sol(1),2) && round(sol(1),2)>=min(x0,r2_x1) && max(y0,r2_y1)>=round(sol(2),2) && round(sol(2),2)>=min(y0,r2_y1)
    if max(r1_x3,r1_x2)>=round(sol(1),2) && round(sol(1),2)>=min(r1_x3,r1_x2) && max(r1_y3,r1_y2)>=round(sol(2),2) && round(sol(2),2)>=min(r1_y3,r1_y2)
        Dummy_X(end+1)=round(sol(1),2);
        Dummy_y(end+1)=round(sol(2),2);
    end
end

sol=intersection_check(r1_x3,r1_y3,r1_x4,r1_y4,r2_x1,r2_y1,x0,y0);
if max(x0,r2_x1)>=round(sol(1),2) && round(sol(1),2)>=min(x0,r2_x1) && max(y0,r2_y1)>=round(sol(2),2) && round(sol(2),2)>=min(y0,r2_y1)
    if max(r1_x4,r1_x3)>=round(sol(1),2) && round(sol(1),2)>=min(r1_x4,r1_x3) && max(r1_y4,r1_y3)>=round(sol(2),2) && round(sol(2),2)>=min(r1_y4,r1_y3)
        Dummy_X(end+1)=round(sol(1),2);
        Dummy_y(end+1)=round(sol(2),2);
    end
end

sol=intersection_check(r1_x4,r1_y4,r1_x1,r1_y1,r2_x1,r2_y1,x0,y0);
if max(x0,r2_x1)>=round(sol(1),2) && round(sol(1),2)>=min(x0,r2_x1) && max(y0,r2_y1)>=round(sol(2),2) && round(sol(2),2)>=min(y0,r2_y1)
    if max(r1_x1,r1_x4)>=round(sol(1),2) && round(sol(1),2)>=min(r1_x1,r1_x4) && max(r1_y1,r1_y4)>=round(sol(2),2) && round(sol(2),2)>=min(r1_y1,r1_y4)
        Dummy_X(end+1)=round(sol(1),2);
        Dummy_y(end+1)=round(sol(2),2);
    end
end

% Remove the repeatation of intersection points from dummay
for i=1:length(Dummy_X)-1
    for j=i+1:length(Dummy_X)
        if Dummy_X(i)==Dummy_X(j) && Dummy_y(i)==Dummy_y(j)
            Dummy_X(j)=Inf;
            Dummy_y(j)=Inf;
        end
    end
end
Dummy_X1=[];
Dummy_y1=[];
for i=1:length(Dummy_X)
    if Dummy_X(i) ~= Inf
        Dummy_X1(end+1)=Dummy_X(i);
        Dummy_y1(end+1)=Dummy_y(i);
    end
end
if rem(length(Dummy_X1),2)~=0
    IntersectionArray_X(end+1)=r2_x1;
    IntersectionArray_Y(end+1)=r2_y1;
    plot(r2_x1,r2_y1,'r*','MarkerSize',3);
    hold on
end

%% finding the 2nd point of quad2 is lying inside the 1st quadriateral or not
Dummy_X=[];
Dummy_y=[];
x0=21;
y0=r2_y2;

sol=intersection_check(r1_x1,r1_y1,r1_x2,r1_y2,r2_x2,r2_y2,x0,y0);
if max(x0,r2_x2)>=round(sol(1),2) && round(sol(1),2)>=min(x0,r2_x2) && max(y0,r2_y2)>=round(sol(2),2) && round(sol(2),2)>=min(y0,r2_y2)
    if max(r1_x2,r1_x1)>=round(sol(1),2) && round(sol(1),2)>=min(r1_x2,r1_x1) && max(r1_y2,r1_y1)>=round(sol(2),2) && round(sol(2),2)>=min(r1_y2,r1_y1)
        Dummy_X(end+1)=round(sol(1),2);
        Dummy_y(end+1)=round(sol(2),2);
    end
end

sol=intersection_check(r1_x2,r1_y2,r1_x3,r1_y3,r2_x2,r2_y2,x0,y0);
if max(x0,r2_x2)>=round(sol(1),2) && round(sol(1),2)>=min(x0,r2_x2) && max(y0,r2_y2)>=round(sol(2),2) && round(sol(2),2)>=min(y0,r2_y2)
    if max(r1_x3,r1_x2)>=round(sol(1),2) && round(sol(1),2)>=min(r1_x3,r1_x2) && max(r1_y3,r1_y2)>=round(sol(2),2) && round(sol(2),2)>=min(r1_y3,r1_y2)
        Dummy_X(end+1)=round(sol(1),2);
        Dummy_y(end+1)=round(sol(2),2);
    end
end

sol=intersection_check(r1_x3,r1_y3,r1_x4,r1_y4,r2_x2,r2_y2,x0,y0);
if max(x0,r2_x2)>=round(sol(1),2) && round(sol(1),2)>=min(x0,r2_x2) && max(y0,r2_y2)>=round(sol(2),2) && round(sol(2),2)>=min(y0,r2_y2)
    if max(r1_x4,r1_x3)>=round(sol(1),2) && round(sol(1),2)>=min(r1_x4,r1_x3) && max(r1_y4,r1_y3)>=round(sol(2),2) && round(sol(2),2)>=min(r1_y4,r1_y3)
        Dummy_X(end+1)=round(sol(1),2);
        Dummy_y(end+1)=round(sol(2),2);
    end
end

sol=intersection_check(r1_x4,r1_y4,r1_x1,r1_y1,r2_x2,r2_y2,x0,y0);
if max(x0,r2_x2)>=round(sol(1),2) && round(sol(1),2)>=min(x0,r2_x2) && max(y0,r2_y2)>=round(sol(2),2) && round(sol(2),2)>=min(y0,r2_y2)
    if max(r1_x1,r1_x4)>=round(sol(1),2) && round(sol(1),2)>=min(r1_x1,r1_x4) && max(r1_y1,r1_y4)>=round(sol(2),2) && round(sol(2),2)>=min(r1_y1,r1_y4)
        Dummy_X(end+1)=round(sol(1),2);
        Dummy_y(end+1)=round(sol(2),2);
    end
end

% Remove the repeatation of intersection points from dummay
for i=1:length(Dummy_X)-1
    for j=i+1:length(Dummy_X)
        if Dummy_X(i)==Dummy_X(j) && Dummy_y(i)==Dummy_y(j)
            Dummy_X(j)=Inf;
            Dummy_y(j)=Inf;
        end
    end
end
Dummy_X1=[];
Dummy_y1=[];
for i=1:length(Dummy_X)
    if Dummy_X(i) ~= Inf
        Dummy_X1(end+1)=Dummy_X(i);
        Dummy_y1(end+1)=Dummy_y(i);
    end
end
if rem(length(Dummy_X1),2)~=0
    IntersectionArray_X(end+1)=r2_x2;
    IntersectionArray_Y(end+1)=r2_y2;
    plot(r2_x2,r2_y2,'r*','MarkerSize',3);
    hold on
end

%% finding the 3rd point of quad2 is lying inside the 1st quadriateral or not
Dummy_X=[];
Dummy_y=[];
x0=21;
y0=r2_y3;

sol=intersection_check(r1_x1,r1_y1,r1_x2,r1_y2,r2_x3,r2_y3,x0,y0);
if max(x0,r2_x3)>=round(sol(1),2) && round(sol(1),2)>=min(x0,r2_x3) && max(y0,r2_y3)>=round(sol(2),2) && round(sol(2),2)>=min(y0,r2_y3)
    if max(r1_x2,r1_x1)>=round(sol(1),2) && round(sol(1),2)>=min(r1_x2,r1_x1) && max(r1_y2,r1_y1)>=round(sol(2),2) && round(sol(2),2)>=min(r1_y2,r1_y1)
        Dummy_X(end+1)=round(sol(1),2);
        Dummy_y(end+1)=round(sol(2),2);
    end
end

sol=intersection_check(r1_x2,r1_y2,r1_x3,r1_y3,r2_x3,r2_y3,x0,y0);
if max(x0,r2_x3)>=round(sol(1),2) && round(sol(1),2)>=min(x0,r2_x3) && max(y0,r2_y3)>=round(sol(2),2) && round(sol(2),2)>=min(y0,r2_y3)
    if max(r1_x3,r1_x2)>=round(sol(1),2) && round(sol(1),2)>=min(r1_x3,r1_x2) && max(r1_y3,r1_y2)>=round(sol(2),2) && round(sol(2),2)>=min(r1_y3,r1_y2)
        Dummy_X(end+1)=round(sol(1),2);
        Dummy_y(end+1)=round(sol(2),2);
    end
end

sol=intersection_check(r1_x3,r1_y3,r1_x4,r1_y4,r2_x3,r2_y3,x0,y0);
if max(x0,r2_x3)>=round(sol(1),2) && round(sol(1),2)>=min(x0,r2_x3) && max(y0,r2_y3)>=round(sol(2),2) && round(sol(2),2)>=min(y0,r2_y3)
    if max(r1_x4,r1_x3)>=round(sol(1),2) && round(sol(1),2)>=min(r1_x4,r1_x3) && max(r1_y4,r1_y3)>=round(sol(2),2) && round(sol(2),2)>=min(r1_y4,r1_y3)
        Dummy_X(end+1)=round(sol(1),2);
        Dummy_y(end+1)=round(sol(2),2);
    end
end

sol=intersection_check(r1_x4,r1_y4,r1_x1,r1_y1,r2_x3,r2_y3,x0,y0);
if max(x0,r2_x3)>=round(sol(1),2) && round(sol(1),2)>=min(x0,r2_x3) && max(y0,r2_y3)>=round(sol(2),2) && round(sol(2),2)>=min(y0,r2_y3)
    if max(r1_x1,r1_x4)>=round(sol(1),2) && round(sol(1),2)>=min(r1_x1,r1_x4) && max(r1_y1,r1_y4)>=round(sol(2),2) && round(sol(2),2)>=min(r1_y1,r1_y4)
        Dummy_X(end+1)=round(sol(1),2);
        Dummy_y(end+1)=round(sol(2),2);
    end
end

% Remove the repeatation of intersection points from dummay
for i=1:length(Dummy_X)-1
    for j=i+1:length(Dummy_X)
        if Dummy_X(i)==Dummy_X(j) && Dummy_y(i)==Dummy_y(j)
            Dummy_X(j)=Inf;
            Dummy_y(j)=Inf;
        end
    end
end
Dummy_X1=[];
Dummy_y1=[];
for i=1:length(Dummy_X)
    if Dummy_X(i) ~= Inf
        Dummy_X1(end+1)=Dummy_X(i);
        Dummy_y1(end+1)=Dummy_y(i);
    end
end
if rem(length(Dummy_X1),2)~=0
    IntersectionArray_X(end+1)=r2_x3;
    IntersectionArray_Y(end+1)=r2_y3;
    plot(r2_x3,r2_y3,'r*','MarkerSize',3);
    hold on
end

%% finding the 4th point of quad2 is lying inside the 1st quadriateral or not
Dummy_X=[];
Dummy_y=[];
x0=21;
y0=r2_y4;

sol=intersection_check(r1_x1,r1_y1,r1_x2,r1_y2,r2_x4,r2_y4,x0,y0);
if max(x0,r2_x4)>=round(sol(1),2) && round(sol(1),2)>=min(x0,r2_x4) && max(y0,r2_y4)>=round(sol(2),2) && round(sol(2),2)>=min(y0,r2_y4)
    if max(r1_x2,r1_x1)>=round(sol(1),2) && round(sol(1),2)>=min(r1_x2,r1_x1) && max(r1_y2,r1_y1)>=round(sol(2),2) && round(sol(2),2)>=min(r1_y2,r1_y1)
        Dummy_X(end+1)=round(sol(1),2);
        Dummy_y(end+1)=round(sol(2),2);
    end
end

sol=intersection_check(r1_x2,r1_y2,r1_x3,r1_y3,r2_x4,r2_y4,x0,y0);
if max(x0,r2_x4)>=round(sol(1),2) && round(sol(1),2)>=min(x0,r2_x4) && max(y0,r2_y4)>=round(sol(2),2) && round(sol(2),2)>=min(y0,r2_y4)
    if max(r1_x3,r1_x2)>=round(sol(1),2) && round(sol(1),2)>=min(r1_x3,r1_x2) && max(r1_y3,r1_y2)>=round(sol(2),2) && round(sol(2),2)>=min(r1_y3,r1_y2)
        Dummy_X(end+1)=round(sol(1),2);
        Dummy_y(end+1)=round(sol(2),2);
    end
end

sol=intersection_check(r1_x3,r1_y3,r1_x4,r1_y4,r2_x4,r2_y4,x0,y0);
if max(x0,r2_x4)>=round(sol(1),2) && round(sol(1),2)>=min(x0,r2_x4) && max(y0,r2_y4)>=round(sol(2),2) && round(sol(2),2)>=min(y0,r2_y4)
    if max(r1_x4,r1_x3)>=round(sol(1),2) && round(sol(1),2)>=min(r1_x4,r1_x3) && max(r1_y4,r1_y3)>=round(sol(2),2) && round(sol(2),2)>=min(r1_y4,r1_y3)
        Dummy_X(end+1)=round(sol(1),2);
        Dummy_y(end+1)=round(sol(2),2);
    end
end

sol=intersection_check(r1_x4,r1_y4,r1_x1,r1_y1,r2_x4,r2_y4,x0,y0);
if max(x0,r2_x4)>=round(sol(1),2) && round(sol(1),2)>=min(x0,r2_x4) && max(y0,r2_y4)>=round(sol(2),2) && round(sol(2),2)>=min(y0,r2_y4)
    if max(r1_x1,r1_x4)>=round(sol(1),2) && round(sol(1),2)>=min(r1_x1,r1_x4) && max(r1_y1,r1_y4)>=round(sol(2),2) && round(sol(2),2)>=min(r1_y1,r1_y4)
        Dummy_X(end+1)=round(sol(1),2);
        Dummy_y(end+1)=round(sol(2),2);
    end
end

% Remove the repeatation of intersection points from dummay
for i=1:length(Dummy_X)-1
    for j=i+1:length(Dummy_X)
        if Dummy_X(i)==Dummy_X(j) && Dummy_y(i)==Dummy_y(j)
            Dummy_X(j)=Inf;
            Dummy_y(j)=Inf;
        end
    end
end
Dummy_X1=[];
Dummy_y1=[];
for i=1:length(Dummy_X)
    if Dummy_X(i) ~= Inf
        Dummy_X1(end+1)=Dummy_X(i);
        Dummy_y1(end+1)=Dummy_y(i);
    end
end
if rem(length(Dummy_X1),2)~=0
    IntersectionArray_X(end+1)=r2_x4;
    IntersectionArray_Y(end+1)=r2_y4;
    plot(r2_x4,r2_y4,'r*','MarkerSize',3);
    hold on
end

%% Remove the repeatation of intersection points
for i=1:length(IntersectionArray_X)-1
    for j=i+1:length(IntersectionArray_X)
        if IntersectionArray_X(i)==IntersectionArray_X(j) && IntersectionArray_Y(i)==IntersectionArray_Y(j)
            IntersectionArray_X(j)=Inf;
            IntersectionArray_Y(j)=Inf;
        end
    end
end
IntersectionArray_X1=[];
IntersectionArray_Y1=[];
for i=1:length(IntersectionArray_X)
    if IntersectionArray_X(i) ~= Inf
        IntersectionArray_X1(end+1)=IntersectionArray_X(i);
        IntersectionArray_Y1(end+1)=IntersectionArray_Y(i);
    end
end

%% IOU Calculation
if length(IntersectionArray_X1) > 2
    Area_Quad1=(1/2)*(abs(r1_x1*r1_y2+r1_x2*r1_y3+r1_x3*r1_y4+r1_x4*r1_y1-r1_y1*r1_x2-r1_y2*r1_x3-r1_y3*r1_x4-r1_y4*r1_x1));
    Area_Quad2=(1/2)*(abs(r2_x1*r2_y2+r2_x2*r2_y3+r2_x3*r2_y4+r2_x4*r2_y1-r2_y1*r2_x2-r2_y2*r2_x3-r2_y3*r2_x4-r2_y4*r2_x1));
    IntersectionArray_X1(end+1)=IntersectionArray_X1(1);
    IntersectionArray_Y1(end+1)=IntersectionArray_Y1(1);
    Area_Intersection=0;
    for i=1:length(IntersectionArray_X1)-1
        Area_Intersection=Area_Intersection+IntersectionArray_X1(i)*IntersectionArray_Y1(i+1)-IntersectionArray_Y1(i)*IntersectionArray_X1(i+1);
    end
    Area_Intersection=abs(Area_Intersection)/2;
    IOU=Area_Intersection/(Area_Quad1+Area_Quad2-Area_Intersection)
else
    IOU=0
    disp('No overlapping or the overlapping points are less than 3')
end